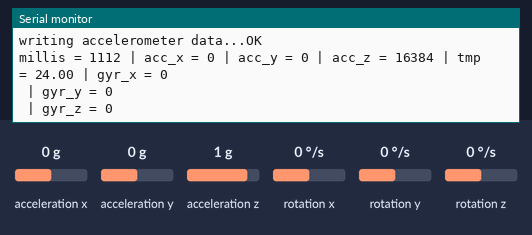
A sketch run on a simulated Arduino Uno, built with avr-gcc and run on an emulated ATmega328P. On the bench: the last lines printed to the serial monitor. Wiring (inferred from the names in the program): MPU-6050 motion sensor at I2C address 0x68. Inputs (shaded band) come from the test bench; at power-on: acceleration x 0 g, acceleration y 0 g, acceleration z 1 g, rotation x 0 °/s, rotation y 0 °/s, rotation z 0 °/s. Storage starts empty.

Above: at 1.2 s.
1.3 s: acceleration x set to -1.4 g
At 1.32 s:
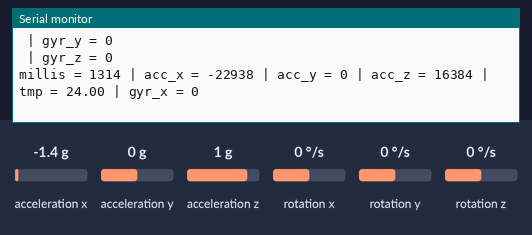
2.8 s: acceleration y set to -1.4 g
At 2.84 s:
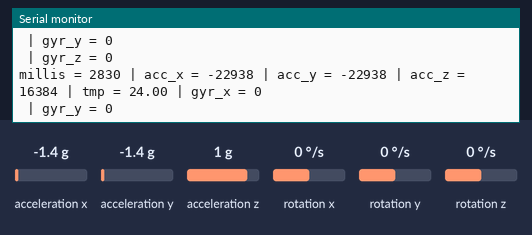
4.3 s: acceleration z set to -1.4 g
At 4.36 s:
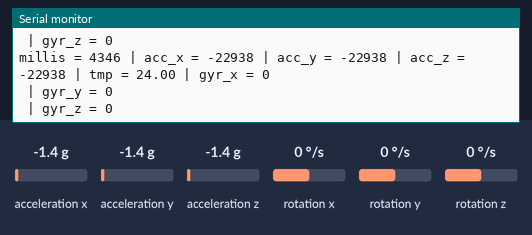
5.8 s: acceleration x set to 0 g
At 8.1 s:
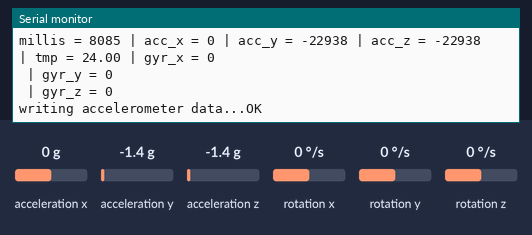
8.8 s: rotation x set to -192 °/s
At 8.8 s:
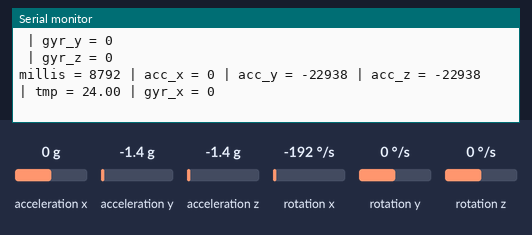
Timing chart, 0 to 11.3 s (numbered marks = the images above; inputs shaded):
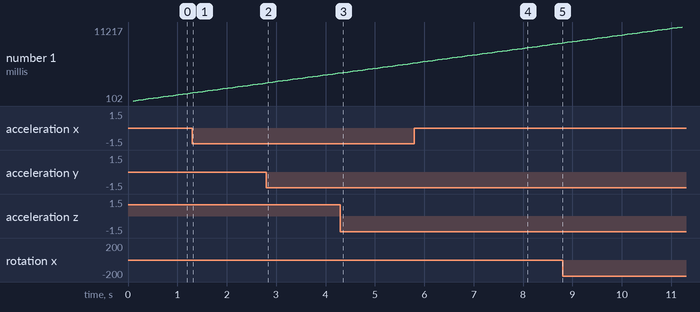

Measured:
- after the input at 1.3 s, the serial monitor: prints a new line at once (image 1)
- after the input at 2.8 s, the serial monitor: prints a new line at once (image 2)
- after the input at 4.3 s, the serial monitor: prints a new line after 0.05 s (image 3)
- after the input at 5.8 s, the serial monitor: prints a new line after 0.06 s (image 4)

The sketch:

jua-ams-arduino-proto-a0.ino
```cpp
#include <Wire.h>
#include <SdFat.h>
#include <TinyGPS++.h>
#include <SoftwareSerial.h>

// pino A4 -> SDA do MPU
// pino A5 -> SCL do MPU
// endereco I2C do MPU6050
const int MPU = 0x68;

// Pino 4 -> TX do Gps
// Pino 3 -> RX do Gps
static const int RXPin = 4, TXPin = 3;
static const uint32_t GPSBaud = 9600;

//Variaveis para armazenar valores do GPS e MPU
TinyGPSPlus gps;
SoftwareSerial ss(RXPin, TXPin);

// Pino 8 -> CS do SD
// Pino 11 -> MOSI do SD
// Pino 12 -> MISO do SD
// Pino 13 -> SCK do SD
SdFat sdCard;
SdFile dadosAcc;
SdFile dadosGPS;

const uint8_t chipSelect = 8;
const uint16_t period = 60000; // 60000 -> 1 minute
const uint16_t periodMPU = 100;
const uint16_t num_accel_samples = 10;

unsigned long time_now = 0;
unsigned long timeMPU = 0;

struct acc_samples_t {
  uint32_t ts;
  int32_t AcX;
  int32_t AcY;
  int32_t AcZ;
  int32_t Tmp;
  int32_t GyX;
  int32_t GyY;
  int32_t GyZ;
} acc_samples[num_accel_samples];

uint16_t cur_sample = 0;

void lerGPS() {

  if (ss.available() > 0) {
    gps.encode(ss.read());
      if (gps.location.isUpdated()) {
        if (!dadosGPS.open("gps.txt", O_RDWR | O_CREAT | O_AT_END)) {
          sdCard.errorHalt(F("Erro na abertura do arquivo DADOS_GPS.TXT!"));
        }

        Serial.print(F("time = ")); Serial.print(gps.time.value()); // Raw time in HHMMSSCC format (u32)
        dadosGPS.print(gps.time.value());

        Serial.print(F(" | millis=")); Serial.print(millis());
        dadosGPS.print(";"); dadosGPS.print(millis());

        Serial.print(F(" | lat = ")); Serial.print(gps.location.lat(), 6);
        dadosGPS.print(";"); dadosGPS.print(gps.location.lat(), 6);

        Serial.print(F(" | lng = ")); Serial.println(gps.location.lng(), 6);
        dadosGPS.print(";"); dadosGPS.println(gps.location.lng(), 6);

        dadosGPS.close();

      }
    }
  }

void lerMPU() {
  Wire.beginTransmission(MPU);
  Wire.write(0x3B);  // starting with register 0x3B (ACCEL_XOUT_H)
  Wire.endTransmission(false);
  //Solicita os dados do sensor
  Wire.requestFrom(MPU, 14, true);

  //Armazena o valor dos sensores nas variaveis correspondentes
  acc_samples[cur_sample].AcX = Wire.read() << 8 | Wire.read(); //0x3B (ACCEL_XOUT_H) & 0x3C (ACCEL_XOUT_L)
  acc_samples[cur_sample].AcY = Wire.read() << 8 | Wire.read(); //0x3D (ACCEL_YOUT_H) & 0x3E (ACCEL_YOUT_L)
  acc_samples[cur_sample].AcZ = Wire.read() << 8 | Wire.read(); //0x3F (ACCEL_ZOUT_H) & 0x40 (ACCEL_ZOUT_L)
  acc_samples[cur_sample].Tmp = Wire.read() << 8 | Wire.read(); //0x41 (TEMP_OUT_H) & 0x42 (TEMP_OUT_L)
  acc_samples[cur_sample].GyX = Wire.read() << 8 | Wire.read(); //0x43 (GYRO_XOUT_H) & 0x44 (GYRO_XOUT_L)
  acc_samples[cur_sample].GyY = Wire.read() << 8 | Wire.read(); //0x45 (GYRO_YOUT_H) & 0x46 (GYRO_YOUT_L)
  acc_samples[cur_sample].GyZ = Wire.read() << 8 | Wire.read(); //0x47 (GYRO_ZOUT_H) & 0x48 (GYRO_ZOUT_L)
  acc_samples[cur_sample].ts = millis();

  Serial.print(F("millis = ")); Serial.print(acc_samples[cur_sample].ts);
  // envia valor 'x' do acelerometro para a serial
  Serial.print(F(" | acc_x = ")); Serial.print(acc_samples[cur_sample].AcX);
  // envia valor 'y' do acelerometro para a serial
  Serial.print(F(" | acc_y = ")); Serial.print(acc_samples[cur_sample].AcY);
  // envia valor 'z' do acelerometro para a serial
  Serial.print(F(" | acc_z = ")); Serial.print(acc_samples[cur_sample].AcZ);
  // envia valor da temperatura para a serial
  Serial.print(F(" | tmp = ")); Serial.print(acc_samples[cur_sample].Tmp / 340.00 + 36.53);
  // envia valor 'x' do giroscopio para a serial
  Serial.print(F(" | gyr_x = ")); Serial.println(acc_samples[cur_sample].GyX);
  // envia valor 'y' do giroscopio para a serial
  Serial.print(F(" | gyr_y = ")); Serial.println(acc_samples[cur_sample].GyY);
  // envia valor 'z' do giroscopio para a serial
  Serial.print(F(" | gyr_z = ")); Serial.println(acc_samples[cur_sample].GyZ);
  cur_sample++;
  if(cur_sample == 10) {
    writeAccData();
    // reinicializa o buffer temporario
    cur_sample = 0;
  }
}

void writeAccData() {
  if (!dadosAcc.open("acc.txt", O_RDWR | O_CREAT | O_AT_END)) {
    sdCard.errorHalt(F("Erro na abertura do arquivo acc.txt!"));
  }
  Serial.print(F("writing accelerometer data..."));
  // escreve todas as amostras coletadas
  for(uint16_t i = 0; i < cur_sample; i++) {
    dadosAcc.print(acc_samples[i].ts);
    // escreve valor 'x' do acelerometro no arquivo
    dadosAcc.print(F(";")); dadosAcc.print(acc_samples[i].AcX);
    // escreve valor 'y' do acelerometro no arquivo
    dadosAcc.print(F(";")); dadosAcc.print(acc_samples[i].AcY);
    // escreve valor 'z' do acelerometro no arquivo
    dadosAcc.print(F(";")); dadosAcc.print(acc_samples[i].AcZ);
    // escreve valor da temperatura no arquivo
    dadosAcc.print(F(";")); dadosAcc.print(acc_samples[i].Tmp/340.00+36.53);
    // escreve valor 'x' do giroscopio no arquivo
    dadosAcc.print(F(";")); dadosAcc.println(acc_samples[i].GyX);
    // escreve valor 'y' do giroscopio no arquivo
    dadosAcc.print(F(";")); dadosAcc.println(acc_samples[i].GyY);
    // escreve valor 'z' do giroscopio no arquivo
    dadosAcc.print(F(";")); dadosAcc.println(acc_samples[i].GyZ);
  }
  Serial.println(F("OK"));
  // fecha o arquivo
  dadosAcc.close();
}

void setup()
{
  Serial.begin(115200);
  ss.begin(GPSBaud);
  Wire.begin();
  Wire.beginTransmission(MPU);
  Wire.write(0x6B);

  if(!sdCard.begin(chipSelect,SPI_HALF_SPEED)) {
    sdCard.initErrorHalt();
  }
  // inicializa o MPU-6050
  Wire.write(0);
  Wire.endTransmission(true);
}

void loop() {
  // verifica se passou o tempo entre leituras do GPS e escreve no arquivo
  if (millis() > time_now + period) {
    time_now = millis();
    lerGPS();
  }
  // verifica se passou o tempo para escrita dos dados temporarios do acelerometro no arquivo
  if(millis() > timeMPU + periodMPU) {
    timeMPU = millis();
    lerMPU();
  }
}
```
